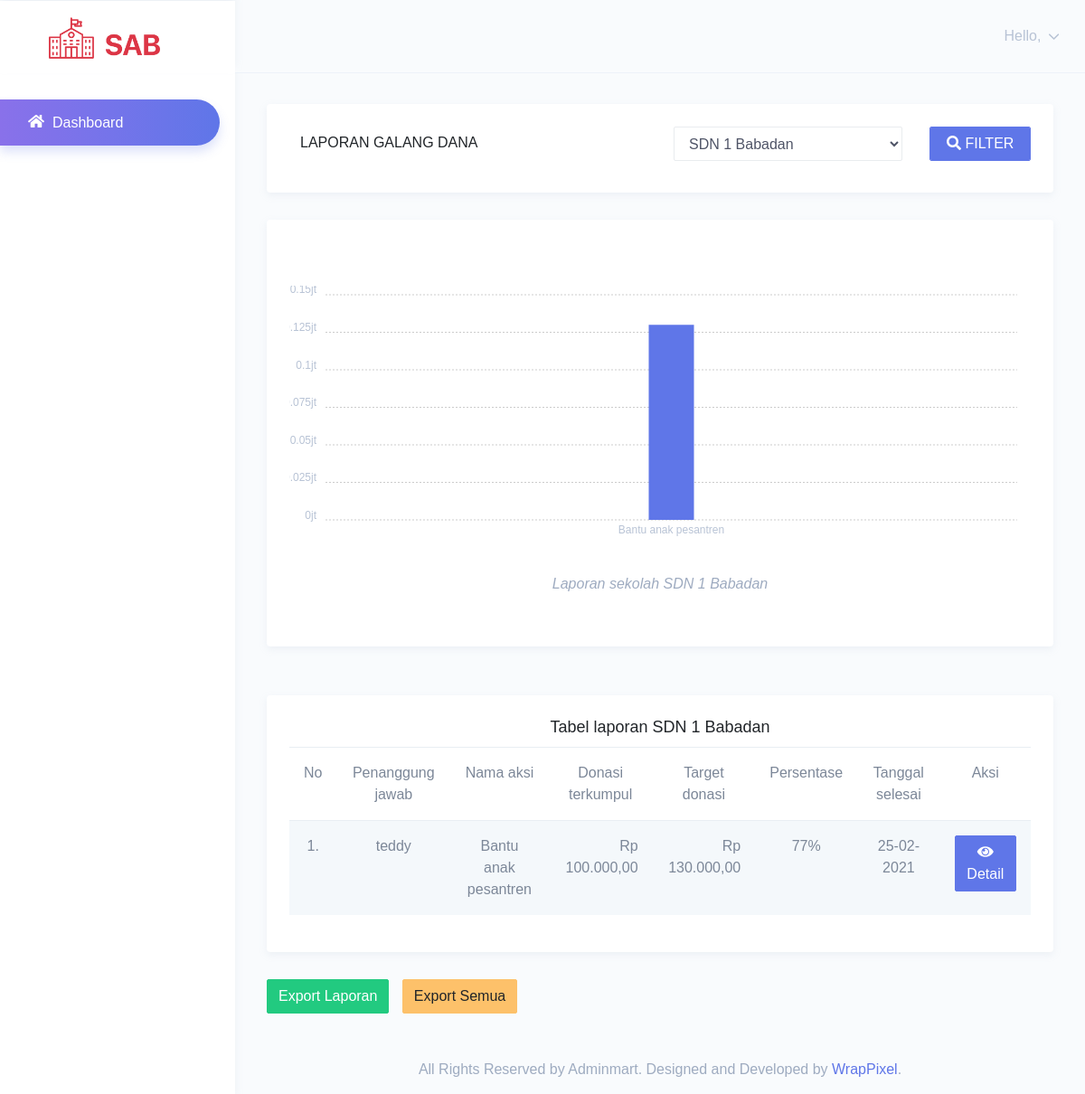
Screenshot of /index.php/dashboard/relawan with the database file from the repository.
### tables this page shows
CREATE TABLE `sekolah` (
  `id_sekolah` int(11) NOT NULL,
  `nama_sekolah` varchar(100) NOT NULL,
  `jenis_sekolah` enum('Rumah Singgah','Sekolah Pedalaman') NOT NULL,
  `alamat` varchar(255) NOT NULL,
  `provinsi` varchar(100) NOT NULL,
  `kota` varchar(100) NOT NULL,
  `creaby` varchar(100) NOT NULL,
  `creadate` datetime NOT NULL DEFAULT current_timestamp(),
  `modiby` varchar(100) NOT NULL,
  `modidate` datetime NOT NULL DEFAULT current_timestamp(),
  `row_status` enum('A','D') NOT NULL
);

CREATE TABLE `aksi` (
  `id_aksi` int(11) NOT NULL,
  `id_relawan` int(11) NOT NULL,
  `nama_aksi` varchar(100) NOT NULL,
  `target_donasi` decimal(10,0) NOT NULL,
  `deskripsi_aksi` varchar(255) NOT NULL,
  `tanggal_selesai` datetime NOT NULL DEFAULT current_timestamp(),
  `creaby` varchar(100) NOT NULL,
  `creadate` datetime NOT NULL DEFAULT current_timestamp(),
  `modiby` varchar(100) NOT NULL,
  `modidate` datetime NOT NULL DEFAULT current_timestamp(),
  `row_status` enum('A','D') NOT NULL
);

CREATE TABLE `relawan` (
  `id_relawan` int(11) NOT NULL,
  `id_cluster_relawan` int(11) NOT NULL,
  `id_sekolah` int(11) DEFAULT NULL,
  `id_user_login` int(11) NOT NULL,
  `nik` varchar(100) NOT NULL,
  `nama_relawan` varchar(100) NOT NULL,
  `jenis_kelamin` enum('L','P') NOT NULL,
  `no_telepon` varchar(20) NOT NULL,
  `email` varchar(100) NOT NULL,
  `tempat_lahir` varchar(100) NOT NULL,
  `tanggal_lahir` datetime NOT NULL DEFAULT current_timestamp(),
  `creaby` varchar(100) NOT NULL,
  `creadate` datetime NOT NULL DEFAULT current_timestamp(),
  `modiby` varchar(100) NOT NULL,
  `modidate` datetime NOT NULL DEFAULT current_timestamp(),
  `row_status` enum('A','D') NOT NULL
);

### application/controllers/Dashboard.php (called while the page is built, shortened)
<?php
class Dashboard extends CI_Controller
{
	public function __construct()
	{
		$this->load->model('karyawan_model');
		$this->load->model('relawan_model');
		$this->load->model('kebutuhan_tahunan_model');
		$this->load->model('sekolah_model');
	}
	private function getRelawanName()
	{
		$this->load->model('relawan_model');
		$user_id = $this->session->user_id;
		$relawan = $this->relawan_model->getRelawanByUserLoginId($user_id);
		return $relawan->nama_relawan;
	}
	public function relawan()
	{
		$user_id = $this->session->user_id;
		$active = $this->relawan_model->getRelawanByUserLoginId($user_id)->id_sekolah != null;
		$header['title'] = "Dashboard Relawan";
		$header['name'] =  $this->getRelawanName();
		$header['active'] = $active;
		$post = $this->input->post();
		if (isset($post["id_sekolah"])) {
			$id_sekolah = $post["id_sekolah"];
		} else {
			$sekolah = $this->sekolah_model->getSekolah();
			foreach ($sekolah as $s) {
				$id_sekolah = $s->id_sekolah;
				break;
			}
		}
		$this->load->model('barang_model');
		$this->load->model('aksi_barang_model');
		$this->load->model('aksi_biaya_lainnya_model');
		$this->load->model('aksi_model');
		$this->load->model('biaya_lainnya_model');
		$this->load->model('donatur_aksi_model');
		$this->load->model('relawan_model');
		$this->load->model('status_aksi_model');
		$this->load->model('sekolah_model');
		$data_sekolah = $this->sekolah_model->getSekolah();
		$data_barang = $this->barang_model->getBarang();
		$data_aksi_barang = $this->aksi_barang_model->getAksiBarang();
		$data_aksi_biaya_lainnya = $this->aksi_biaya_lainnya_model->getAksiBiaya();
		$data_aksi = $this->aksi_model->getAksiBySekolah($id_sekolah);
		$data_biaya_lainnya = $this->biaya_lainnya_model->getBiayaLainnya();
		$data_donatur_aksi = $this->donatur_aksi_model->getDanaValid();
		$data_relawan = $this->relawan_model->getAll();
		$data['id_sekolah'] = $id_sekolah;
		$data['sekolah'] = $data_sekolah;
		$data['barang'] = $data_barang;
		$data['aksi_barang'] = $data_aksi_barang;
		$data['aksi_biaya_lainnya'] = $data_aksi_biaya_lainnya;
		$data['aksi'] = $data_aksi;
		$data['biaya_lainnya'] = $data_biaya_lainnya;
		$data['donatur_aksi'] = $data_donatur_aksi;
		$data['relawan'] = $data_relawan;
		$this->load->view('templates/relawan_header', $header);
		$this->load->view('dashboard/relawan', $data);
		$this->load->view('templates/footer');
	}
}

### index.php (called while the page is built, shortened)
<?php
require_once BASEPATH.'core/CodeIgniter.php';

### application/models/sekolah_model.php (called while the page is built, shortened)
<?php
class sekolah_model extends CI_Model
{
    private $_table = "sekolah";
    public function getSekolah()
    {
        $query = $this->db
            ->from($this->_table)
            ->where(['row_status' => 'A'])
            ->order_by('jenis_sekolah', 'asc')
            ->get();
        return $query->result();
    }
}

### application/models/relawan_model.php (called while the page is built, shortened)
<?php
class Relawan_model extends CI_Model
{
    private $_table = "relawan";
    public function getAll()
    {
        return $this->db
            ->where('row_status', 'A')
            ->order_by('nama_relawan', 'asc')
            ->get($this->_table)
            ->result();
    }
    public function getRelawanByUserLoginId($idUserLoginId)
    {
        return $this->db
            ->get_where($this->_table, ["id_user_login" => $idUserLoginId])
            ->row();
    }
}

### application/models/aksi_model.php (called while the page is built, shortened)
<?php
class aksi_model extends CI_Model
{
    private $_table = "aksi";
    public function getAksiBySekolah($id_sekolah)
    {
        $query = $this->db
            ->from($this->_table)
            ->join('relawan', 'relawan.id_relawan = aksi.id_relawan')
            ->where(['relawan.id_sekolah' => $id_sekolah, 'aksi.row_status' => 'A'])
            ->order_by('aksi.tanggal_selesai', 'asc')
            ->get();
        return $query->result();
    }
}

### application/models/donatur_aksi_model.php (called while the page is built, shortened)
<?php
class donatur_aksi_model extends CI_Model
{
    private $_table = "donatur_aksi";
	public function getDanaValid()
	{
		$query = $this->db
            ->from($this->_table)
            ->where(['is_valid' => 'Y'])
            ->get();
		return $query->result();
	}
}

### application/views/dashboard/relawan.php (the view, shortened to what this page needs)
<div class="container-fluid">
	<div class="row">
		<div class="col-lg-12 col-md-12">
			<div class="card">
				<div class="card-body">
					<div class="row">
						<div class="col">
							<h4 class="card-title form-control" style="border:0px">LAPORAN GALANG DANA</h4>
						</div>
						<div class="col">
							<form id="ddlsekolah" class="d-inline" action="<?= base_url("dashboard/relawan") ?>" method="post">
								<div class="row">
									<div class="col-8">
										<select class="form-control" id="id_sekolah" name="id_sekolah">
											<?php foreach ($sekolah as $s) { ?>
												<?php if ($id_sekolah == $s->id_sekolah) {
										$nama_sekolah = $s->nama_sekolah;
									?>
													<option selected value="<?= $s->id_sekolah ?>"><?= $s->nama_sekolah ?></option>
												<?php } else { ?>
													<option value="<?= $s->id_sekolah ?>"><?= $s->nama_sekolah ?></option>
												<?php } ?>
											<?php } ?>
										</select>
									</div>
									<div class="col">
										<button class="btn btn-primary form-control"><span class="fa fa-search"></span> FILTER</button>
									</div>
								</div>
							</form>
						</div>
					</div>
				</div>
			</div>
			<div class="card">
				<div class="card-body">
					<div class="barchart-sekolah mt-4 position-relative" style="height:294px;"></div>
					<ul class="list-inline text-center mt-5 mb-2">
						<li class="list-inline-item text-muted font-italic">Laporan sekolah <?= $nama_sekolah ?></li>
					</ul>
				</div>
				<br>
			</div>
			<br>
			<div class="card">
				<div class="card-body">
					<h4 class="card-title text-center">Tabel laporan <?= $nama_sekolah ?></h4>
					<table class="table table-striped">
						<thead class="thead-light">
							<tr class="text-center">
								<td>No</td>
								<td>Penanggung jawab</td>
								<td>Nama aksi</td>
								<td>Donasi terkumpul</td>
								<td>Target donasi</td>
								<td>Persentase</td>
								<td>Tanggal selesai</td>
								<td>Aksi</td>
							</tr>
						</thead>
						<tbody>
							<?php
				$i = 1;
				?>
							<?php
				foreach ($aksi as $k) {
				?>
								<tr class="text-center">
									<td><?= $i ?>.</td>
									<td>
										<?php
							foreach ($relawan as $r) {
								if ($r->id_relawan == $k->id_relawan) {
									echo $r->nama_relawan;
								}
							}
							?>
									</td>
									<td><?= $k->nama_aksi ?></td>
									<td align="right">
										<?php
							$jumlah = 0;
							if ($donatur_aksi != null) {
								foreach ($donatur_aksi as $d) {
									if ($d->id_aksi == $k->id_aksi) {
										$jumlah += $d->donasi;
									}
								}
							}
							echo 'Rp ' . number_format($jumlah, 2, ',', '.');
							?>
									</td>
									<td align="right"><?php echo 'Rp ' . number_format($k->target_donasi, 2, ',', '.'); ?></td>
									<td>
										<?php echo round($jumlah * 100 / $k->target_donasi) ?>%
									</td>
									<td><?php echo date("d-m-Y", strtotime($k->tanggal_selesai)); ?></td>
									<td>
										<form action="<?php echo base_url('Dashboard/detail_donasi') ?>" method="post" class="d-inline">
											<button class="btn btn-primary"><span class="fa fa-eye"></span> Detail</button>
										</form>
									</td>
								</tr>
							<?php
					$i++;
				}
				?>
						</tbody>
					</table>
				</div>
			</div>
		</div>
	</div>
	<a class="btn btn-success" href="<?= site_url('dashboard/export_laporan_relawan/' . $id_sekolah) ?>">Export Laporan</a>
	<a class="btn btn-warning" style="margin-left: 10px;" href="" data-toggle="modal" data-target=".bd-example-modal-lg">Export Semua</a>
</div>

### rows the page displays
sekolah: nama_sekolah "SDN 1 Babadan"
aksi: nama_aksi "Bantu anak pesantren", jumlah "100.000,00", target_donasi "130.000,00", $jumlah*100/$k->target_donasi "77", tanggal_selesai "25-02-2021"
relawan: nama_relawan "teddy"

### other values shown
form field id_sekolah "SDN 1 Babadan"
